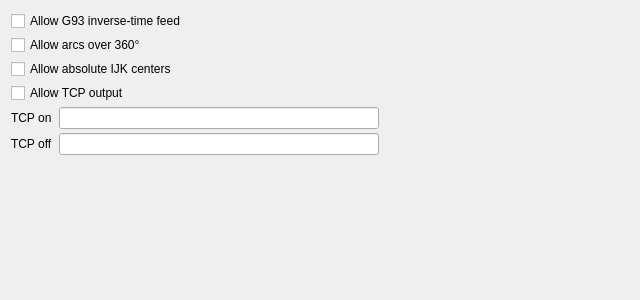
                                    <widget class="QWidget" name="supportsTabContents">
                                        <property name="geometry">
                                            <rect>
                                                <x>0</x>
                                                <y>0</y>
                                                <width>640</width>
                                                <height>300</height>
                                            </rect>
                                        </property>
                                        <layout class="QFormLayout" name="supportsForm">
                                            <item row="0" column="0" colspan="2">
                                                <widget class="QCheckBox" name="inverseTimeCheck">
                                                    <property name="text">
                                                        <string>Allow G93 inverse-time feed</string>
                                                    </property>
                                                </widget>
                                            </item>
                                            <item row="1" column="0" colspan="2">
                                                <widget class="QCheckBox" name="supportsMultiTurnArcsCheck">
                                                    <property name="text">
                                                        <string>Allow arcs over 360°</string>
                                                    </property>
                                                </widget>
                                            </item>
                                            <item row="2" column="0" colspan="2">
                                                <widget class="QCheckBox" name="absoluteArcCentersCheck">
                                                    <property name="text">
                                                        <string>Allow absolute IJK centers</string>
                                                    </property>
                                                </widget>
                                            </item>
                                            <item row="3" column="0" colspan="2">
                                                <widget class="QCheckBox" name="tcpCheck">
                                                    <property name="text">
                                                        <string>Allow TCP output</string>
                                                    </property>
                                                </widget>
                                            </item>
                                            <item row="4" column="0">
                                                <widget class="QLabel" name="tcpOnEditLabel">
                                                    <property name="text">
                                                        <string>TCP on</string>
                                                    </property>
                                                </widget>
                                            </item>
                                            <item row="4" column="1">
                                                <widget class="QLineEdit" name="tcpOnEdit">
                                                    <property name="maximumSize">
                                                        <size>
                                                            <width>320</width>
                                                            <height>16777215</height>
                                                        </size>
                                                    </property>
                                                </widget>
                                            </item>
                                            <item row="5" column="0">
                                                <widget class="QLabel" name="tcpOffEditLabel">
                                                    <property name="text">
                                                        <string>TCP off</string>
                                                    </property>
                                                </widget>
                                            </item>
                                            <item row="5" column="1">
                                                <widget class="QLineEdit" name="tcpOffEdit">
                                                    <property name="maximumSize">
                                                        <size>
                                                            <width>320</width>
                                                            <height>16777215</height>
                                                        </size>
                                                    </property>
                                                </widget>
                                            </item>
                                            <property name="fieldGrowthPolicy">
                                                <enum>QFormLayout::FieldGrowthPolicy::AllNonFixedFieldsGrow</enum>
                                            </property>
                                            <property name="formAlignment">
                                                <set>Qt::AlignmentFlag::AlignLeft|Qt::AlignmentFlag::AlignTop</set>
                                            </property>
                                            <property name="verticalSpacing">
                                                <number>4</number>
                                            </property>
                                        </layout>
                                    </widget>
